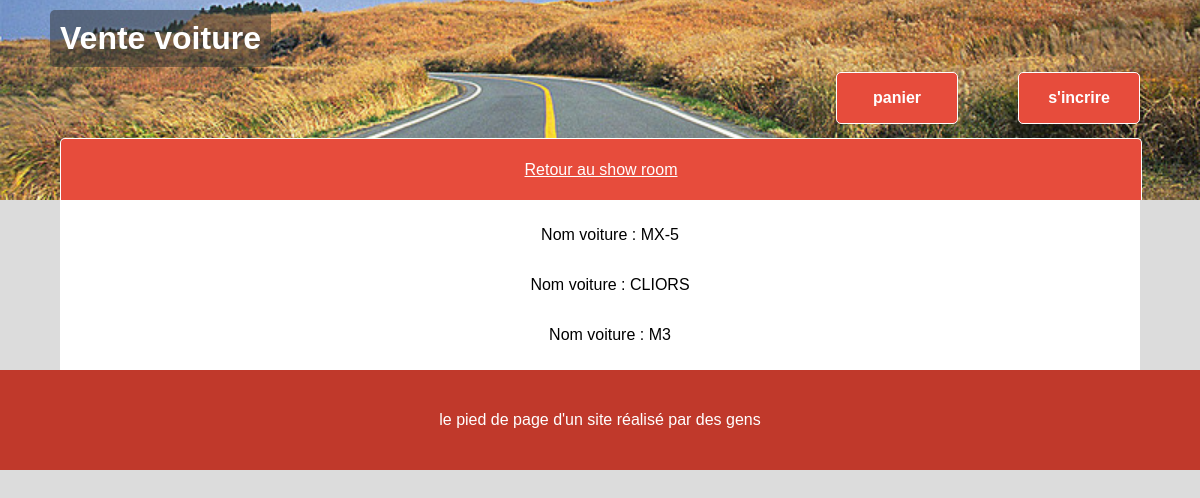
/controleur/panier.ctrl.php?add=false (signed in), run on the app's committed database.
### tables this page shows
CREATE TABLE voiture
(
  identifier INTEGER PRIMARY KEY,
  nom TEXT,
  couleur TEXT,
  prix REAL,
  categorie TEXT,
  nomMarque TEXT, --FOREIGN KEY REFERENCES marque(nom)
  FOREIGN KEY(nomMarque) REFERENCES marque(nom)
);

### modele/Voiture.class.php (called while the page is built, shortened)
<?php
class Voiture {
  private $nom;
  public function __construct($identifier=NULL,$nom=NULL,$couleur=NULL,$prix=NULL,$categorie=NULL,$nomMarque=NULL){
    $this->nom=$nom;
  }
  public function getNom(){
    return $this->nom;
  }
}
class VoitureDAO {
  private $dataBase;
  public function __construct(){
    try {
      $this->dataBase= new PDO('sqlite:../bdd/voitureDB.db');
    } catch (PDOException $e) {
      die("erreur de connexion :".$e->getMessage());
    }
  }
 public function getFctId(int $id):Voiture{
   $sql="SELECT * FROM voiture WHERE identifier=$id";
   $sth=$this->dataBase->query($sql);
   $result=$sth->fetchAll(PDO::FETCH_CLASS|PDO::FETCH_PROPS_LATE,"Voiture");
   return $result[0];
 }
 public function getIdFctLogin(string $login):array{
   $sql="SELECT distinct idVoiture FROM panier WHERE login=\"$login\"";
   $sth=$this->dataBase->query($sql);
   $result=$sth->fetchAll();
   return $result;
 }
}
 ?>

### vue/panier.php (the view, shortened to what this page needs)
<!DOCTYPE html>
<html lang="en" dir="ltr">
  <head>
    <link rel="stylesheet" href="../vue/design/style.css">
  </head>
  <body>
    <div class="ban">
      <div class="title">
        <a href="../controleur/start.ctrl.php" class="title">
          <h1>Vente voiture</h1>
        </a>
      </div>
      <div class="navbar">
        <div class="panier">
          <a href="../controleur/monCompte.ctrl.php"><p>panier</p></a>
        </div>
        <div class="inscrire">
          <a href="../controleur/formulaire.ctrl.php"><p>s'incrire</p></a>
        </div>
      </div>
      <div class="choix">
        <a href="../controleur/start.ctrl.php" style="color:white;">Retour au show room</a>
      </div>
    </div>
    <div class="contenu">
      <div class="information">
        <?php
        foreach ($arrayPanier as $key => $value) {
          $value = $value[0];
          $selectVoiture = $vectVoiture->getFctId($value);
          $nom = $selectVoiture->getNom();
          echo "<p>Nom voiture : ".$nom."</p>";
        }
         ?>
      </div>
    </div>
    <footer>
      <p>le pied de page d'un site réalisé par des gens</p>
    </footer>
  </body>
</html>

### vue/design/style.css (style rules this page uses)
body { background-color: rgb(220, 220, 220); font-family: sans-serif; display: flex; flex-direction: column; justify-content: center; align-items: center; margin: 0; }
body * { transition: 0.5s; }
div.contenu { min-height: 100px; width: 90%; background-color: white; }
div.ban { height: 200px; width: 100%; background-image: url("../design/images/fond1.jpg"); background-position: bottom center; background-repeat: no-repeat; background-size: cover; color: white; display: flex; flex-direction: column; justify-content: space-between; }
footer { min-height: 100px; width: 100%; background-color: rgb(192, 57, 43); color: white; display: flex; flex-direction: column; justify-content: center; align-items: center; }
div.ban > div.navbar { height: 100%; display: flex; justify-content: flex-end; align-items: center; }
div.navbar > div.panier, div.navbar > div.inscrire { height: 50px; width: 120px; background-color: rgb(231, 76, 60); margin-right: 5%; border-radius: 5px; color: white; border: 1px solid white; }
div.navbar > div.panier > a, div.navbar > div.inscrire > a { height: 100%; width: 100%; text-decoration: none; text-align: center; color: white; font-weight: bold; }
h1 { margin: 10px; color: white; }
div.ban > div.choix { width: 90%; height: 100%; margin-top: 10px; margin-left: 5%; margin-right: 5%; border-top: 1px solid white; border-right: 1px solid white; border-left: 1px solid white; border-top-right-radius: 5px; border-top-left-radius: 5px; background-color: rgb(231, 76, 60); display: flex; justify-content: center; align-items: center; }
a.title { text-decoration: none; color: white; background-color: rgba(50,50,50,0.5); border-radius: 5px; }
div.title { padding-left: calc(5vw - 10px); padding-top: 10px; padding-bottom: 0px; padding-right: 0px; display: flex; }
div.information { margin: 10px; width: 100%; display: flex; flex-direction: column; justify-content: center; align-items: center; }

### data on the page
voiture: nom "MX-5"
voiture: nom "CLIORS"
voiture: nom "M3"
